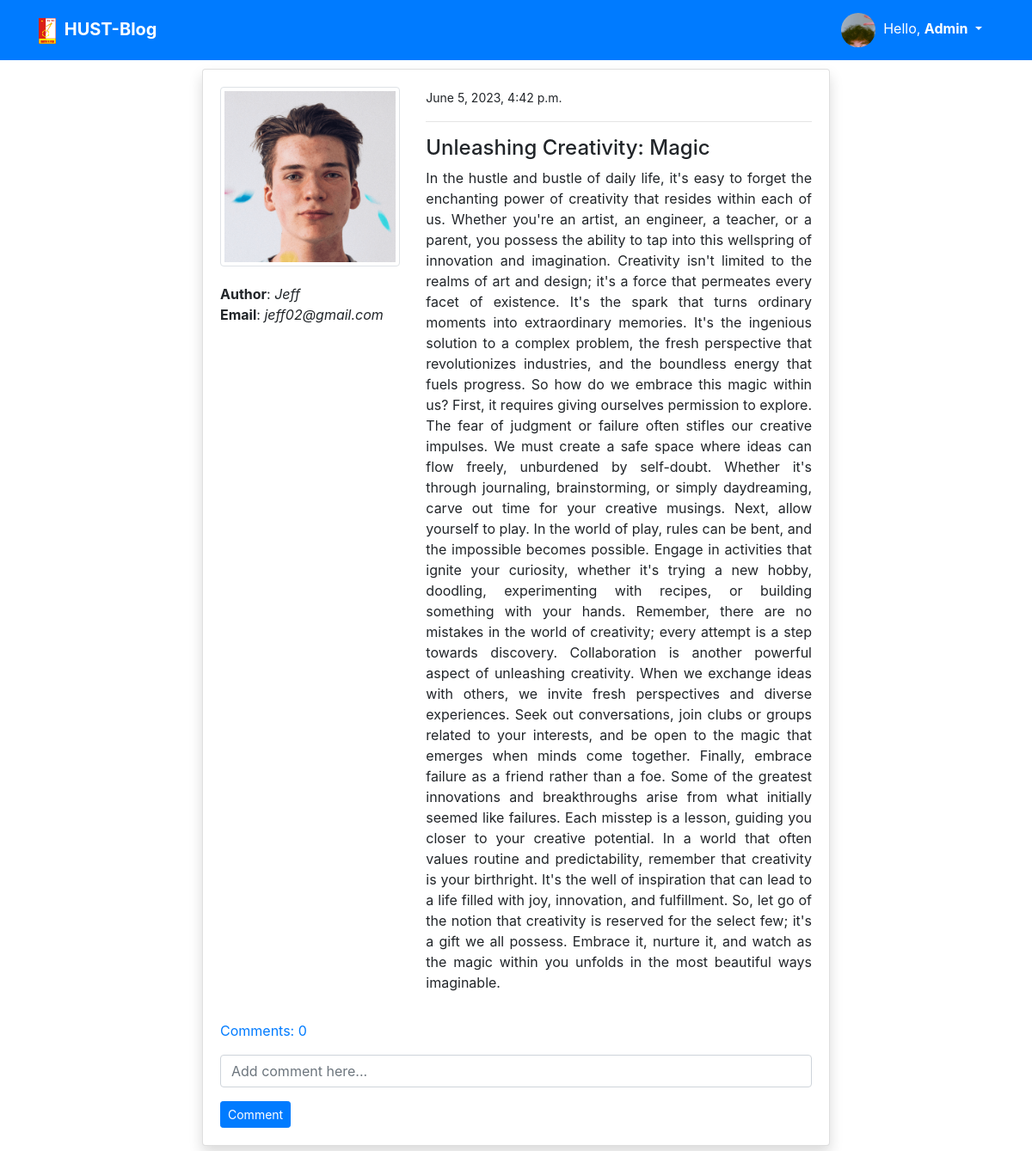
The page /post_detail/17/ (signed in) on the database its author committed.
### users/models.py (models this page shows, shortened)
class ProfileModel(models.Model):
    user = models.OneToOneField(User, on_delete=models.CASCADE)
    image = models.ImageField(default='default.png', upload_to='profile', validators=[FileExtensionValidator(['png', 'jpg'])])

### blog/models.py (models this page shows, shortened)
class PostModel(models.Model):
    title = models.CharField(max_length=100) # max_length is mandatory
    content = models.TextField()
    author = models.ForeignKey(User, on_delete=models.CASCADE) # If delete user then delete the whole post
    date_created = models.DateTimeField(auto_now_add=True)
    class Meta:
        ordering = ('-date_created',)
    def comment_count(self):
        return self.comment_set.all().count()
    def comments(self):
        return self.comment_set.all()

### blog/views.py (the view)
# urls.py: path('post_detail/<int:pk>/', views.post_detail, name='blog-post-detail'),
@login_required
def post_detail(request, pk):
    post = PostModel.objects.get(id=pk)
    if request.method == 'POST':
        c_form = CommentForm(request.POST)
        if c_form.is_valid():
            instance = c_form.save(commit=False)
            instance.user = request.user
            instance.post = post
            instance.save()
            return redirect('blog-post-detail', pk=post.id)
    else:
        c_form = CommentForm()
    context = {
        'post': post,
        'c_form': c_form,
    }
    return render(request, 'blog/post_detail.html', context)

### blog/forms.py
class CommentForm(forms.ModelForm):
    content = forms.CharField(label='', widget=forms.TextInput(attrs={'placeholder': 'Add comment here...'}))
    class Meta:
        model = Comment
        fields = ('content',)

### templates/blog/post_detail.html (shortened to what this page needs)
{% extends 'partials/base.html' %}
{% load crispy_forms_tags %}
{% block content %}
<div class="container">
    <div class="row mt-5 pt-3">
        <div class="col-md-8 offset-md-2">
            <div class="card my-3 shadow">
                <div class="card-body">
                    <div class="row">
                        <div class="col-md-4">
                            <img style="margin-bottom: 20px" class="img-thumbnail" src="{{ post.author.profilemodel.image.url }}"
                                alt="profile-image">
                                <div><strong style="font-style: bold;">Author</strong>: <span style="font-style: italic;">{{ post.author.username }}</span></div>
                                <div><strong style="font-style: bold;">Email</strong>: <span style="font-style: italic;">{{ post.author.email }}</span></div>
                        </div>
                        <div class="col-md-8 ">
                            <small>{{ post.date_created }}</small>
                            <hr>
                            <h4>{{ post.title }}</h4>
                            <p class="text-justify">
                                {{post.content}}
                            </p>
                        </div>
                    </div>
                    <p class="mt-3">
                        <a class="" data-toggle="collapse" href="#collapseExample" role="button" aria-expanded="false"
                            aria-controls="collapseExample">
                            Comments: {{ post.comment_count }}
                        </a>
                    </p>
                    <form method="POST">
                        {{ c_form|crispy }}
                        <input class="btn btn-primary btn-sm" type="submit" value="Comment">
                    </form>
                </div>
            </div>
        </div>
    </div>
</div>
{% endblock %}

### templates/partials/nav.html (shortened to what this page needs)
<nav class="navbar navbar-expand-lg navbar-primary bg-primary fixed-top">
    <div class="container">
        {% if request.user.is_authenticated %}
        <a style="font-weight: bold;" class="navbar-brand text-white" href="{% url 'blog-index' %}">
            <img style="width: 20px; margin-right: 5px" src="../../media/hustlogo.png"
                                        alt="logo-image">
            HUST-Blog
        </a>
        <div class="collapse navbar-collapse" id="navbarSupportedContent">
            <div class="navbar-nav ml-auto">
                <div class="btn-group">
                    <button type="button" class="btn btn-primary dropdown-toggle" data-toggle="dropdown" aria-expanded="false">
                      <img style="border-radius: 50%; width: 40px; border-left: 5px;" src="{{ user.profilemodel.image.url }}"
                      alt="profile-image">&nbsp Hello, <b>{{ user.username }}</b>
                    </button>
                </div>
            </div>
        {% endif %}
        </div>
    </div>
</nav>

### rows shown on the page
PostModel: author.profilemodel.image (picture), author.username "Jeff", author.email "jeff02@gmail.com", date_created "June 5, 2023, 4:42 p.m.", title "Unleashing Creativity: Magic", content "In the hustle and bustle of daily life, it's easy to forget the enchanting power of creativity that resides within each of us. Whether you're an artist, an engineer, a teacher, or a parent, you possess the ability to tap into this wellspring of innovation and imagination. Creativity isn't limited to the realms of art and design; it's a force that permeates every facet of existence. It's the spark that turns ordinary moments into extraordinary memories. It's the ingenious solution to a complex problem, the fresh perspective that revolutionizes industries, and the boundless energy that fuels progress. So how do we embrace this magic within us? First, it requires giving ourselves permission to…", comment_count "0"

### other values the page prints
{{ user.username }} "Admin"
